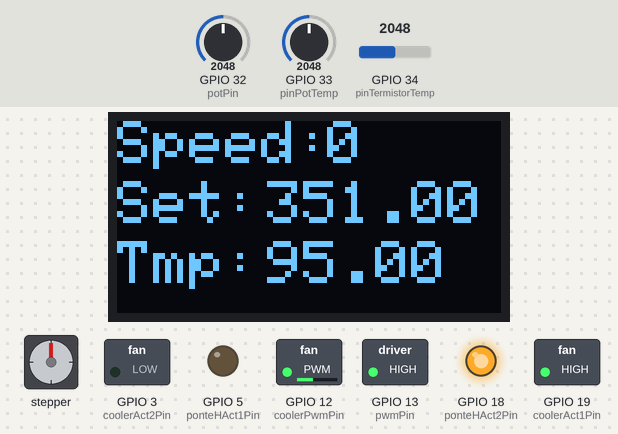
A program run on a simulated ESP32. On the bench: 128×64 one-colour display, stepper motor, switched loads named in the program (green lamp = pin HIGH), output pins drawn as LEDs (lit = HIGH). The inputs (shaded band) are chosen by the test bench; at power-on: GPIO 32 (potPin) = 2048, GPIO 33 (pinPotTemp) = 2048, GPIO 34 (pinTermistorTemp) = 2048. Stepper angles assume 200 steps per turn; what the program prints to the serial monitor is not drawn.

Above: at 3.2 s.
3.3 s: GPIO 32 (potPin) set to 1228
At 3.74 s:
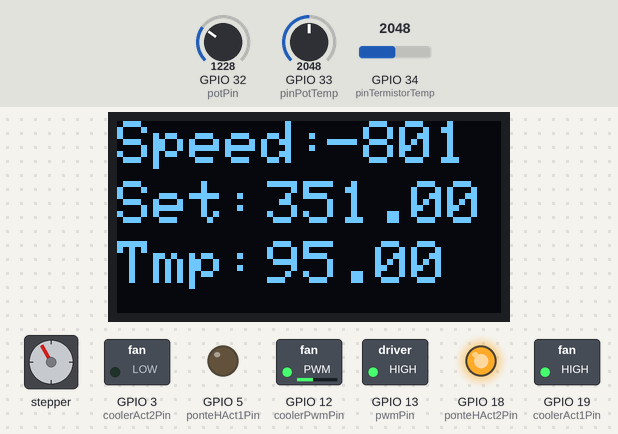
6.1 s: GPIO 33 (pinPotTemp) set to 594
At 6.65 s:
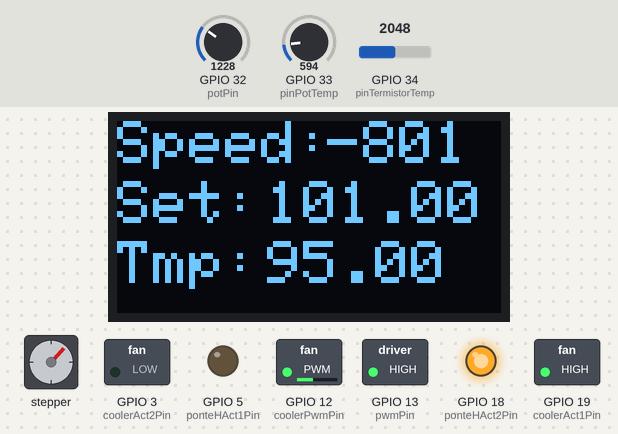
8.6 s: GPIO 33 (pinPotTemp) set to 532
At 10.24 s:
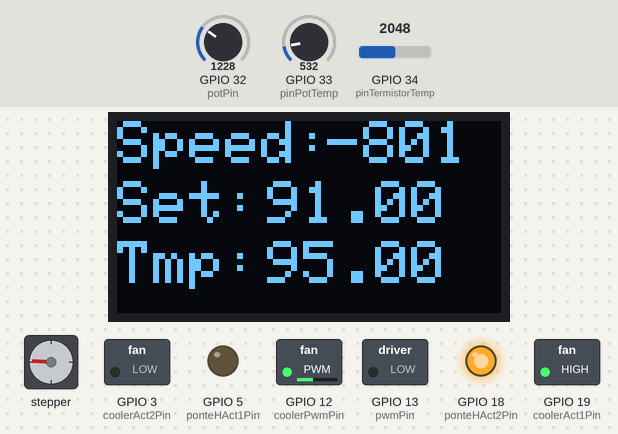
11.2 s: GPIO 34 (pinTermistorTemp) set to 1974
At 11.72 s:
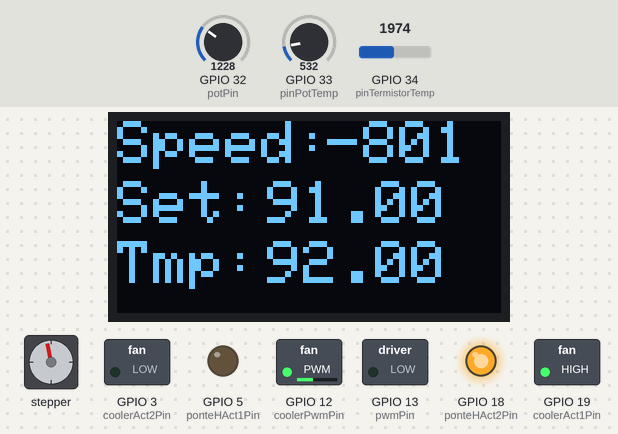
14.1 s: GPIO 34 (pinTermistorTemp) set to 1851
At 14.62 s:
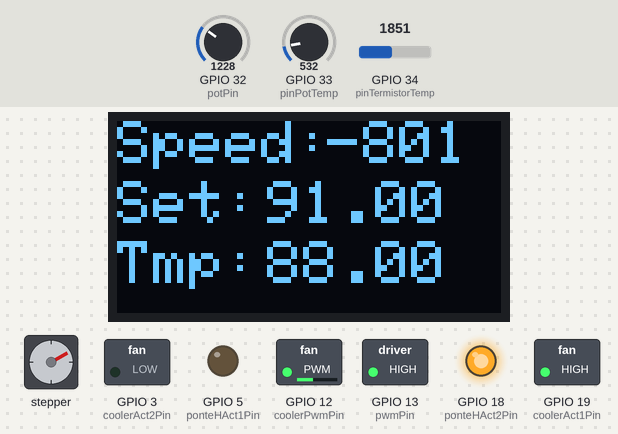
17.1 s: GPIO 33 (pinPotTemp) set to 491
At 17.52 s:
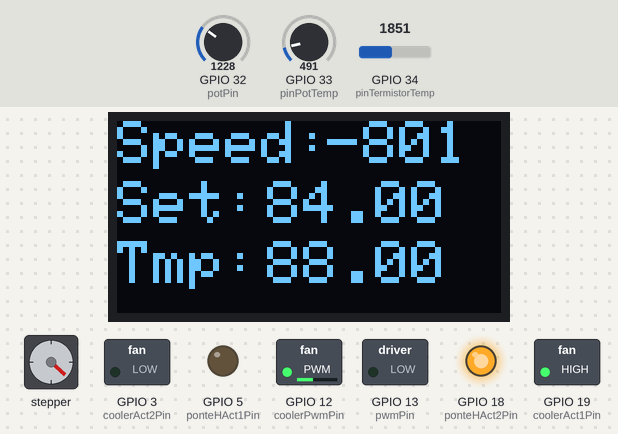
Timing chart, 0 to 21.1 s (numbered marks = the images above; inputs shaded):
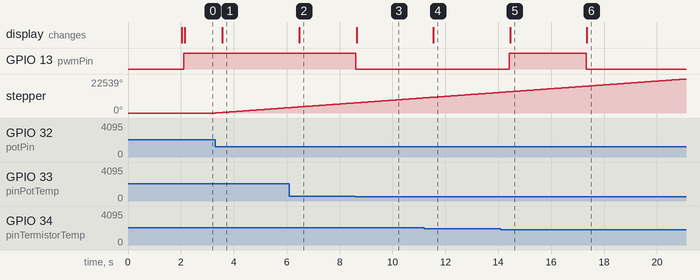

Measured:
- the behaviour switches between 560 and 559 on GPIO 33 (pinPotTemp) (found by bisection; images 2 and 3)
- the behaviour switches between 1916 and 1915 on GPIO 34 (pinTermistorTemp) (found by bisection; images 4 and 5)
- after the input at 3.3 s, stepper: keeps turning clockwise at about 1275°/s, starting at once; the display: changes after 0.27 s (image 1)
- after the input at 6.1 s, the display: changes after 0.37 s (image 2)
- after the input at 8.6 s, GPIO 13 (pwmPin): HIGH → LOW at once; the display: changes at once (image 3)
- after the input at 11.2 s, the display: changes after 0.34 s (image 4)
- after the input at 14.1 s, GPIO 13 (pwmPin): LOW → HIGH after 0.32 s; the display: changes after 0.34 s (image 5)
- after the input at 17.1 s, GPIO 13 (pwmPin): HIGH → LOW after 0.22 s; the display: changes after 0.25 s (image 6)

The program:

main.cpp
```cpp
/*
Bibliotecas utilizadas
lib_deps =
	d03n3rfr1tz3/HC-SR04@^1.1.3
	dlloydev/ESP32 ESP32S2 AnalogWrite@^5.0.2
	waspinator/AccelStepper@^1.64
	adafruit/Adafruit GFX Library@^1.12.3
	adafruit/Adafruit SSD1306@^2.5.15
	br3ttb/PID@^1.2.1
*/
#include <AccelStepper.h>
#include <PID_v1.h>
#include <Wire.h>
#include <Adafruit_GFX.h>
#include <Adafruit_SSD1306.h>

TaskHandle_t TaskCore0;
TaskHandle_t TaskCore1;

// ==== TIMING ====
unsigned long lastTempMillis = 0;

// Definição dos pinos do driver
#define dirPin 4
#define stepPin 2
#define motorInterfaceType 1
#define defaultSpeed 2000

// Ajuste conforme seu display
#define SCREEN_WIDTH 128
#define SCREEN_HEIGHT 64
#define OLED_RESET -1    // -1 se o módulo não tem pino RST conectado
#define I2C_ADDRESS 0x3C // endereço I2C comum (0x3C ou 0x3D)

Adafruit_SSD1306 display(SCREEN_WIDTH, SCREEN_HEIGHT, &Wire, OLED_RESET);

// Ajuste dos pinos I2C do ESP32 (padrão: SDA=21, SCL=22)
const int I2C_SDA = 21;
const int I2C_SCL = 22;

// Pino do potenciômetro da velocidade
const int potPin = 32;
long speed = 0;

// Conexão do termistor
const int pinTermistorTemp = 34;
const int pinPotTemp = 33;
const int pwmPin = 13;
const int ponteHAct1Pin = 5;
const int ponteHAct2Pin = 18;

// Cooler PonteH
const int coolerPwmPin = 12;
const int coolerAct1Pin = 19;
const int coolerAct2Pin = 3;
const int coolerPWMDefault = 100;

// Parâmetros do termistor
const double beta = 3950.0;
const double r0 = 115000.0;
const double t0 = 273.0 + 25.0;
const double rx = r0 * exp(-beta / t0);

// Parâmetros do circuito de temperatura
const double vcc = 3.3;
const double R = 10000.0;

// Parâmetros do PID
double setpoint, input, output;
const double Kp = 0.5, Ki = 0.0, Kd = 2;

// Criação dos objetos
PID pid(&input, &output, &setpoint, Kp, Ki, Kd, DIRECT);

// Controle de temperatura
double speedAnt = 0.0;

// Cria instância do motor
AccelStepper stepper(motorInterfaceType, stepPin, dirPin);

// ----- Tarefa do Core 0 - Controle de Temperatura -----
void Core0Monitor(void *pvParameters)
{
  for (;;)
  {
    // Le o sensor algumas vezes
    int soma = 0;
    int amostragem = 40;
    // coleta vários dados para melhor performance
    for (int i = 0; i < amostragem; i++)
    {
      soma = soma + ((long)analogRead(pinTermistorTemp));
      vTaskDelay(pdMS_TO_TICKS(1));
    }

    // calcula a media
    soma = soma / amostragem;

    // Determina a resistência do termistor
    double v = (vcc * soma) / 4095.0;
    double rt = ((vcc * R) / v) - R;

    // Calcula a temperatura
    double input = (long)((beta / log(rt / rx)) - 270);

    setpoint = (long)((120.0 * ((long)analogRead(pinPotTemp))) / 700.0);

    if ((setpoint) <= input)
    {
      output = 0.0;
    }
    else
    {
      if (input > 150 && input > (setpoint - 15))
      {
        output = 255;
      }
      else
      {
        output = 255;
      }
    }
    // pid.Compute(); // Quando implementado o PID é aqui que executa ele
    analogWrite(pwmPin, output); // Aplica no PWM

    Serial.print("PWM:");
    Serial.println(output);

    // Limpar e mostrar contagem
    display.setTextColor(SSD1306_WHITE);
    display.clearDisplay();
    display.setTextSize(2);
    display.setCursor(0, 0);
    display.println("Speed:");
    display.setCursor(70, 0);
    display.println(speed);
    display.setCursor(0, 20);
    display.println("Set:");
    display.setCursor(50, 20);
    display.println(setpoint);
    display.setCursor(0, 40);
    display.println("Tmp:");
    display.setCursor(50, 40);
    display.println(input);
    display.display();

    vTaskDelay(pdMS_TO_TICKS(250));
  }
}

// ----- Tarefa do Core 1 - Controle de Movimento -----
void Core1Movimento(void *pvParameters)
{
  for (;;)
  {
    // Lê o valor do potenciômetro (0 a 4095)
    int potValue = analogRead(potPin);

    // Mapeia o valor para a faixa de velocidade (ex: -1000 a 1000 passos/s)
    speed = map(potValue, 0, 4095, defaultSpeed * -1, defaultSpeed);

    if (speed < 0)
    {
      // Define a velocidade ajustada
      stepper.setSpeed(-speed);
      speedAnt = -speed;

      // Executa o movimento contínuo na velocidade definida
      stepper.run();
    }
    else
    {
      speedAnt = 0;
    }
  }
}

void setup()
{
  delay(2000);
  Serial.begin(115200);

  // Inicializa I2C explicitamente com os pinos desejados
  Wire.begin(I2C_SDA, I2C_SCL);

  // Inicializa o display
  display.begin(SSD1306_SWITCHCAPVCC, I2C_ADDRESS);

  display.clearDisplay();
  display.setTextSize(1);

  // desenhando alguns elementos
  display.drawRect(0, 0, SCREEN_WIDTH, SCREEN_HEIGHT, SSD1306_WHITE);
  display.drawLine(0, 20, SCREEN_WIDTH, 20, SSD1306_WHITE);
  display.fillCircle(110, 52, 6, SSD1306_WHITE);

  // Cria a task no Core 0
  xTaskCreatePinnedToCore(Core0Monitor, "Core0Monitor", 2048, NULL, 1, &TaskCore0, 0);

  // Cria a task no Core 1
  xTaskCreatePinnedToCore(Core1Movimento, "Core1Movimento", 2048, NULL, 1, &TaskCore1, 1);

  // Motor
  stepper.setMaxSpeed(defaultSpeed);
  stepper.setSpeed(0);

  pinMode(pwmPin, OUTPUT);

  // Inicializa PID
  input = 0; // inicializa variavel temperatura do sensor
  pid.SetMode(AUTOMATIC);
  pid.SetOutputLimits(0, 255); // PWM padrão de 8 bits

  // Controle Ponte H - PWM
  pinMode(ponteHAct1Pin, OUTPUT);
  pinMode(ponteHAct2Pin, OUTPUT);
  digitalWrite(ponteHAct1Pin, 0);
  digitalWrite(ponteHAct2Pin, 1);

  // Controle Ponte H - Cooler
  pinMode(coolerPwmPin, OUTPUT);
  pinMode(coolerAct1Pin, OUTPUT);
  pinMode(coolerAct2Pin, OUTPUT);
  digitalWrite(coolerAct1Pin, 1);
  digitalWrite(coolerAct2Pin, 0);
  analogWrite(coolerPwmPin, coolerPWMDefault);
}

void loop()
{
  vTaskDelay(pdMS_TO_TICKS(1000));
}
```
